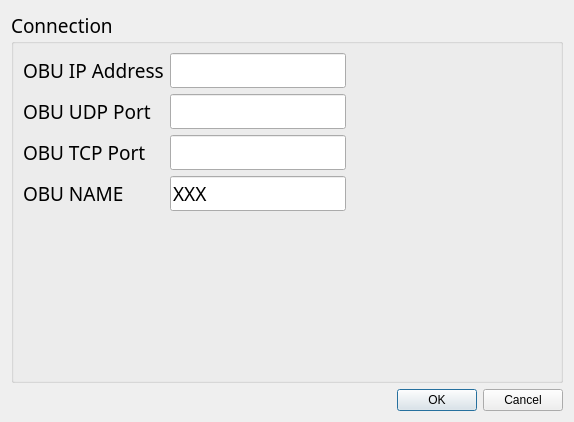
<?xml version="1.0" encoding="UTF-8"?>
<ui version="4.0">
 <class>ConnectDialog</class>
 <widget class="QDialog" name="ConnectDialog">
  <property name="geometry">
   <rect>
    <x>0</x>
    <y>0</y>
    <width>574</width>
    <height>422</height>
   </rect>
  </property>
  <property name="windowTitle">
   <string>Dialog</string>
  </property>
  <layout class="QGridLayout" name="gridLayout_2">
   <item row="1" column="0">
    <spacer name="horizontalSpacer_4">
     <property name="orientation">
      <enum>Qt::Horizontal</enum>
     </property>
     <property name="sizeHint" stdset="0">
      <size>
       <width>245</width>
       <height>20</height>
      </size>
     </property>
    </spacer>
   </item>
   <item row="1" column="1">
    <widget class="QDialogButtonBox" name="buttonBox">
     <property name="standardButtons">
      <set>QDialogButtonBox::Cancel|QDialogButtonBox::Ok</set>
     </property>
    </widget>
   </item>
   <item row="0" column="0" colspan="2">
    <widget class="QGroupBox" name="groupBox">
     <property name="font">
      <font>
       <family>Agency FB</family>
       <pointsize>14</pointsize>
      </font>
     </property>
     <property name="title">
      <string>Connection</string>
     </property>
     <layout class="QGridLayout" name="gridLayout_3">
      <item row="0" column="0">
       <layout class="QGridLayout" name="gridLayout">
        <item row="0" column="0">
         <widget class="QLabel" name="label">
          <property name="text">
           <string>OBU IP Address</string>
          </property>
         </widget>
        </item>
        <item row="0" column="1">
         <widget class="QLineEdit" name="hostEdit"/>
        </item>
        <item row="1" column="0">
         <widget class="QLabel" name="label_2">
          <property name="text">
           <string>OBU UDP Port</string>
          </property>
         </widget>
        </item>
        <item row="1" column="1">
         <widget class="QLineEdit" name="portEdit"/>
        </item>
        <item row="2" column="0">
         <widget class="QLabel" name="label_4">
          <property name="text">
           <string>OBU TCP Port</string>
          </property>
         </widget>
        </item>
        <item row="2" column="1">
         <widget class="QLineEdit" name="tcpPortEdit"/>
        </item>
        <item row="3" column="0">
         <widget class="QLabel" name="label_5">
          <property name="text">
           <string>OBU NAME</string>
          </property>
         </widget>
        </item>
        <item row="3" column="1">
         <widget class="QLineEdit" name="userNameEdit">
          <property name="text">
           <string>XXX</string>
          </property>
         </widget>
        </item>
       </layout>
      </item>
      <item row="0" column="1">
       <spacer name="horizontalSpacer_3">
        <property name="orientation">
         <enum>Qt::Horizontal</enum>
        </property>
        <property name="sizeHint" stdset="0">
         <size>
          <width>198</width>
          <height>20</height>
         </size>
        </property>
       </spacer>
      </item>
      <item row="1" column="0">
       <spacer name="verticalSpacer">
        <property name="orientation">
         <enum>Qt::Vertical</enum>
        </property>
        <property name="sizeHint" stdset="0">
         <size>
          <width>20</width>
          <height>152</height>
         </size>
        </property>
       </spacer>
      </item>
     </layout>
    </widget>
   </item>
  </layout>
 </widget>
 <resources/>
 <connections>
  <connection>
   <sender>buttonBox</sender>
   <signal>rejected()</signal>
   <receiver>ConnectDialog</receiver>
   <slot>close()</slot>
   <hints>
    <hint type="sourcelabel">
     <x>564</x>
     <y>412</y>
    </hint>
    <hint type="destinationlabel">
     <x>455</x>
     <y>320</y>
    </hint>
   </hints>
  </connection>
 </connections>
</ui>
